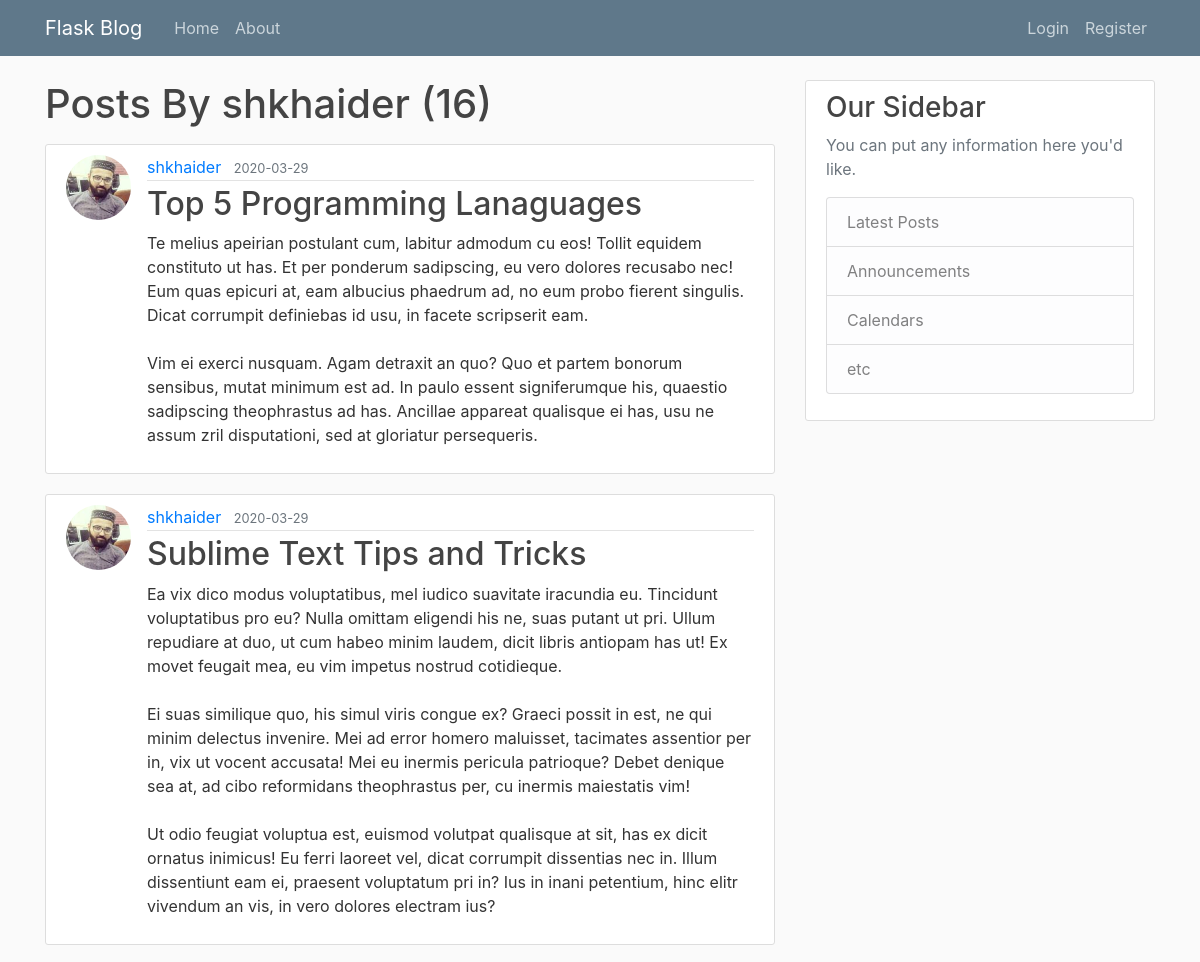
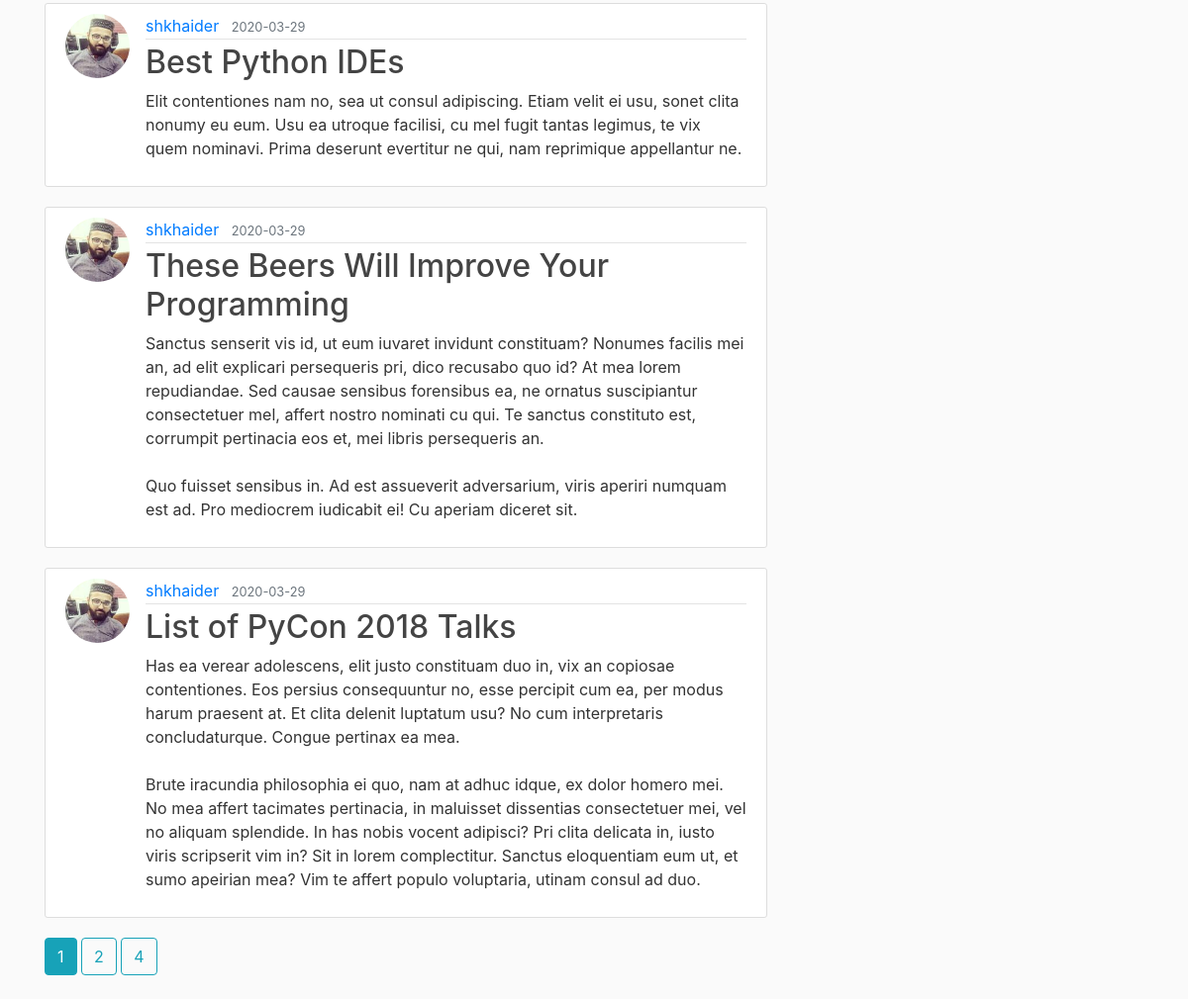
Page /user/shkhaider on the committed database (2 pictures, top to bottom).
### myApp/models.py (models this page shows, shortened)
class User(db.Model, UserMixin):
    id = db.Column(db.Integer, primary_key=True)
    username = db.Column(db.String(20), unique=True, nullable=False)
    email = db.Column(db.String(120), unique=True, nullable=False)
    image_file = db.Column(db.String(20),  nullable=False, default='default.jpg')
    password = db.Column(db.String(60), nullable=False)
    posts = db.relationship('Post', backref='author', lazy=True)

class Post(db.Model):
    id = db.Column(db.Integer, primary_key=True)
    title = db.Column(db.String(100), nullable=False)
    date_posted = db.Column(db.DateTime, nullable=False, default=datetime.utcnow)
    content = db.Column(db.Text, nullable=False)
    user_id = db.Column(db.Integer, db.ForeignKey('user.id'), nullable=False)

### myApp/routes.py (the view)
@app.route('/user/<string:username>')
def user_post(username):
    page = request.args.get('page', 1, type=int)
    user = User.query.filter_by(username=username).first_or_404()
    posts = Post.query.filter_by(author=user)\
            .order_by(Post.date_posted.desc())\
            .paginate(page=page, per_page=5)
    return render_template('user_post.html', posts=posts, user=user)

### myApp/templates/user_post.html (shortened to what this page needs)
{% extends "layout.html" %}
{% block content %}
    <h1 class="mb-3">Posts By {{ user.username}} ({{ posts.total }}) </h1>
{% for post in posts.items %}
    <article class="media content-section">
        <img src="{{ url_for('static', filename='profile_pics/' + post.author.image_file) }}" alt="" class="rounded-circle article-img">
        <div class="media-body">
            <div class="article-metadata">
                <a class="mr-2" href="{{ url_for('user_post', username=post.author.username) }}">{{ post.author.username }}</a>
                <small class="text-muted">{{ post.date_posted.strftime('%Y-%m-%d') }}</small>
            </div>
            <h2><a class="article-title" href="{{ url_for('post', post_id=post.id) }}">{{ post.title }}</a></h2>
            <p class="article-content">{{ post.content }}</p>
        </div>
    </article>
{% endfor %}
{% for page_num in posts.iter_pages(left_edge=1, right_edge=1, left_current=1, right_current=2) %}
    {% if page_num %}
        {% if posts.page == page_num %}
            <a class="btn btn-info mb-4" href="{{ url_for('user_post', username=user.username, page=page_num) }}">{{ page_num }}</a>
        {% else %}
            <a class="btn btn-outline-info mb-4" href="{{ url_for('user_post', username=user.username, page=page_num) }}">{{ page_num }}</a>
        {% endif %}
    {% endif %}
{% endfor %}
{% endblock content %}

### myApp/templates/layout.html (shortened to what this page needs)
<!DOCTYPE html>
<html lang="en">
<head>
     <link rel="stylesheet" href="https://maxcdn.bootstrapcdn.com/bootstrap/4.0.0/css/bootstrap.min.css">
     <link rel="stylesheet" type="text/css" href="{{ url_for('static', filename='main.css') }}" >
</head>
<body>
    <header class="site-header">
        <nav class="navbar navbar-expand-md navbar-dark bg-steel fixed-top">
          <div class="container">
            <a class="navbar-brand mr-4" href="/">Flask Blog</a>
            <div class="collapse navbar-collapse" id="navbarToggle">
              <div class="navbar-nav mr-auto">
                <a class="nav-item nav-link" href="{{ url_for('home') }}">Home</a>
                <a class="nav-item nav-link" href="{{ url_for('about') }}">About</a>
              </div>
              <div class="navbar-nav">
                {% if current_user.is_authenticated %}
                  <a class="nav-item nav-link" href="{{ url_for('new_post') }}">New Post</a>
                  <a class="nav-item nav-link" href="{{ url_for('account') }}">Account</a>
                  <a class="nav-item nav-link" href="{{ url_for('logout') }}">Logout</a>
                {% else %}
                  <a class="nav-item nav-link" href="{{ url_for('login') }}">Login</a>
                  <a class="nav-item nav-link" href="{{ url_for('register') }}">Register</a>
                {% endif %}
              </div>
            </div>
          </div>
        </nav>
      </header>
      <main role="main" class="container">
        <div class="row">
          <div class="col-md-8">
            {% block content %}{% endblock %}
          </div>
          <div class="col-md-4">
            <div class="content-section">
              <h3>Our Sidebar</h3>
              <p class='text-muted'>You can put any information here you'd like.
                <ul class="list-group">
                  <li class="list-group-item list-group-item-light">Latest Posts</li>
                  <li class="list-group-item list-group-item-light">Announcements</li>
                  <li class="list-group-item list-group-item-light">Calendars</li>
                  <li class="list-group-item list-group-item-light">etc</li>
                </ul>
              </p>
            </div>
          </div>
        </div>
      </main>
</body>
</html>

### myApp/static/main.css (style rules this page uses)
body { background: #fafafa; color: #333333; margin-top: 5rem; }
h1, h2, h3, h4, h5, h6 { color: #444444; }
.bg-steel { background-color: #5f788a; }
.site-header .navbar-nav .nav-link { color: #cbd5db; }
.content-section { background: #ffffff; padding: 10px 20px; border: 1px solid #dddddd; border-radius: 3px; margin-bottom: 20px; }
.article-title { color: #444444; }
.article-content { white-space: pre-line; }
.article-img { height: 65px; width: 65px; margin-right: 16px; }
.article-metadata { padding-bottom: 1px; margin-bottom: 4px; border-bottom: 1px solid #e3e3e3 }

### rows in the picture
User: username "shkhaider"
Post: image_file (picture), author.username "shkhaider", date_posted "2020-03-29", title "Top 5 Programming Lanaguages", content "Te melius apeirian postulant cum, labitur admodum cu eos! Tollit equidem constituto ut has. Et per ponderum sadipscing, eu vero dolores recusabo nec! Eum quas epicuri at, eam albucius phaedrum ad, no eum probo fierent singulis. Dicat corrumpit definiebas id usu, in facete scripserit eam. Vim ei exerci nusquam. Agam detraxit an quo? Quo et partem bonorum sensibus, mutat minimum est ad. In paulo essent signiferumque his, quaestio sadipscing theophrastus ad has. Ancillae appareat qualisque ei has, usu ne assum zril disputationi, sed at gloriatur persequeris."
Post: image_file (picture), author.username "shkhaider", date_posted "2020-03-29", title "Sublime Text Tips and Tricks", content "Ea vix dico modus voluptatibus, mel iudico suavitate iracundia eu. Tincidunt voluptatibus pro eu? Nulla omittam eligendi his ne, suas putant ut pri. Ullum repudiare at duo, ut cum habeo minim laudem, dicit libris antiopam has ut! Ex movet feugait mea, eu vim impetus nostrud cotidieque. Ei suas similique quo, his simul viris congue ex? Graeci possit in est, ne qui minim delectus invenire. Mei ad error homero maluisset, tacimates assentior per in, vix ut vocent accusata! Mei eu inermis pericula patrioque? Debet denique sea at, ad cibo reformidans theophrastus per, cu inermis maiestatis vim! Ut odio feugiat voluptua est, euismod volutpat qualisque at sit, has ex dicit ornatus inimicus! Eu…"
Post: image_file (picture), author.username "shkhaider", date_posted "2020-03-29", title "Best Python IDEs", content "Elit contentiones nam no, sea ut consul adipiscing. Etiam velit ei usu, sonet clita nonumy eu eum. Usu ea utroque facilisi, cu mel fugit tantas legimus, te vix quem nominavi. Prima deserunt evertitur ne qui, nam reprimique appellantur ne."
Post: image_file (picture), author.username "shkhaider", date_posted "2020-03-29", title "These Beers Will Improve Your Programming", content "Sanctus senserit vis id, ut eum iuvaret invidunt constituam? Nonumes facilis mei an, ad elit explicari persequeris pri, dico recusabo quo id? At mea lorem repudiandae. Sed causae sensibus forensibus ea, ne ornatus suscipiantur consectetuer mel, affert nostro nominati cu qui. Te sanctus constituto est, corrumpit pertinacia eos et, mei libris persequeris an. Quo fuisset sensibus in. Ad est assueverit adversarium, viris aperiri numquam est ad. Pro mediocrem iudicabit ei! Cu aperiam diceret sit."
Post: image_file (picture), author.username "shkhaider", date_posted "2020-03-29", title "List of PyCon 2018 Talks", content "Has ea verear adolescens, elit justo constituam duo in, vix an copiosae contentiones. Eos persius consequuntur no, esse percipit cum ea, per modus harum praesent at. Et clita delenit luptatum usu? No cum interpretaris concludaturque. Congue pertinax ea mea. Brute iracundia philosophia ei quo, nam at adhuc idque, ex dolor homero mei. No mea affert tacimates pertinacia, in maluisset dissentias consectetuer mei, vel no aliquam splendide. In has nobis vocent adipisci? Pri clita delicata in, iusto viris scripserit vim in? Sit in lorem complectitur. Sanctus eloquentiam eum ut, et sumo apeirian mea? Vim te affert populo voluptaria, utinam consul ad duo."

### other values in the picture
{{ posts.total }} "16"
{{ page_num }} "1"
{{ page_num }} "2" "4"
